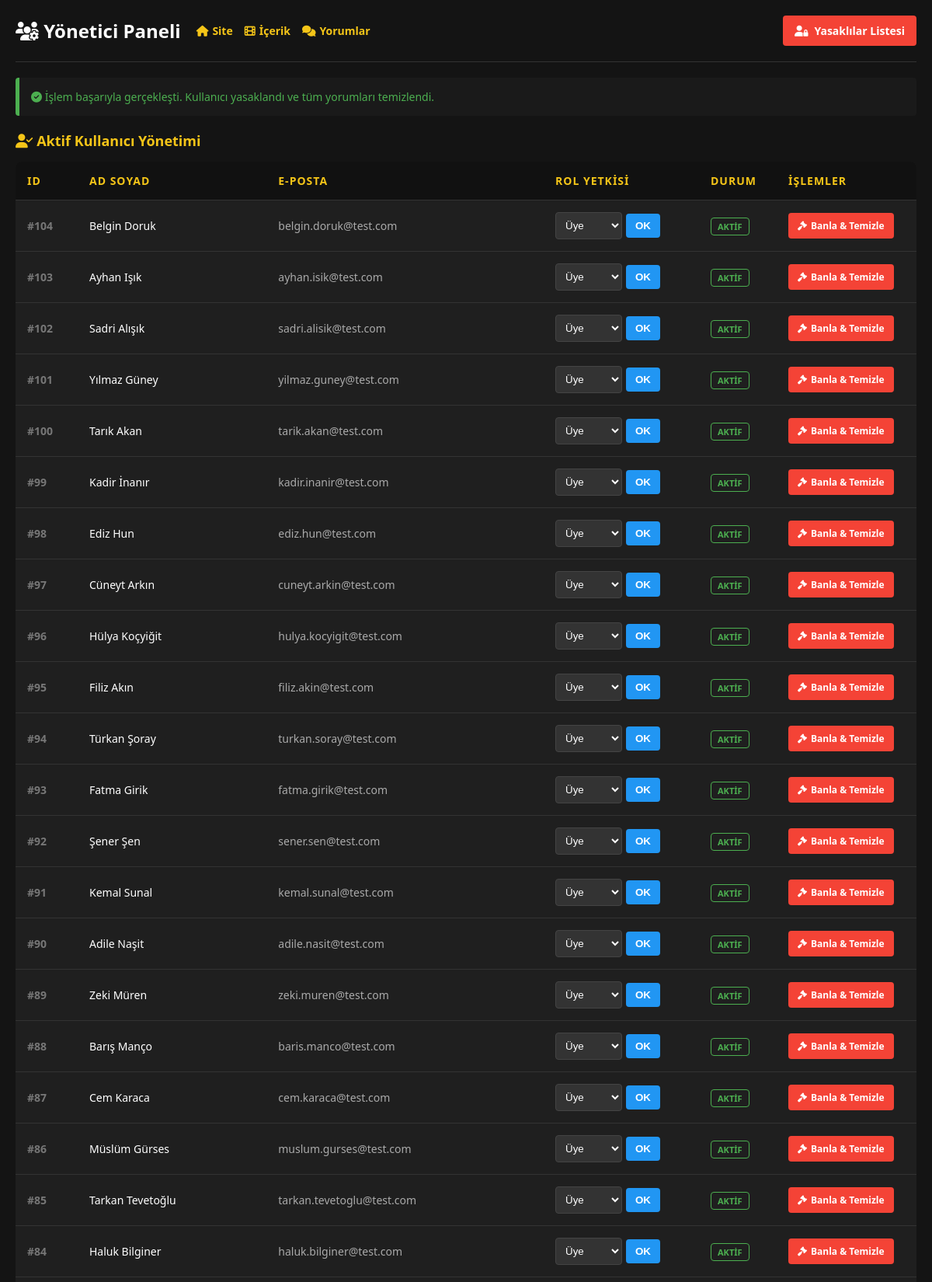
The app's page /yonetici.php?mesaj=banlandi (signed in, upper part) with its own data.
### tables this page shows
CREATE TABLE `kullanicilar` (
  `id` int NOT NULL,
  `ad` varchar(50) NOT NULL,
  `soyad` varchar(50) NOT NULL,
  `email` varchar(100) NOT NULL,
  `telefon` varchar(20) DEFAULT NULL,
  `sifre` varchar(255) NOT NULL,
  `dogum_tarihi` date DEFAULT NULL,
  `kayit_tarihi` timestamp NULL DEFAULT CURRENT_TIMESTAMP,
  `reset_kodu` varchar(6) DEFAULT NULL,
  `rol` varchar(20) DEFAULT 'uye',
  `durum` tinyint(1) DEFAULT '1'
);

### yonetici.php (the view, shortened to what this page needs)
<?php
include 'baglanti.php';
$kullanicilar = $db->query("SELECT * FROM kullanicilar WHERE durum = 1 ORDER BY id DESC")->fetchAll(PDO::FETCH_ASSOC);
?>
<!DOCTYPE html>
<html lang="tr">
<head>
    <link rel="stylesheet" href="https://cdnjs.cloudflare.com/ajax/libs/font-awesome/6.4.0/css/all.min.css">
</head>
<body>
    <div class="top-menu">
        <div class="header-left">
            <h1><i class="fa-solid fa-users-gear"></i> Yönetici Paneli</h1>
            <div class="menu-links">
                <a href="index.php"><i class="fa-solid fa-home"></i> Site</a>
                <a href="admin.php"><i class="fa-solid fa-film"></i> İçerik</a>
                <a href="yorumlar.php"><i class="fa-solid fa-comments"></i> Yorumlar</a>
            </div>
        </div>
        <a href="ban-listesi.php" class="btn-ban-list">
            <i class="fa-solid fa-user-lock"></i> Yasaklılar Listesi
        </a>
    </div>
    <?php if(isset($_GET['mesaj'])): ?>
        <div class="alert">
            <i class="fa-solid fa-circle-check"></i> İşlem başarıyla gerçekleşti. Kullanıcı yasaklandı ve tüm yorumları temizlendi.
        </div>
    <?php endif; ?>
    <h2 style="color:#f5c518; font-size: 18px; margin-bottom: 15px;"><i class="fa-solid fa-user-check"></i> Aktif Kullanıcı Yönetimi</h2>
    <div class="table-container">
        <table>
            <thead>
                <tr>
                    <th width="80">ID</th>
                    <th>Ad Soyad</th>
                    <th>E-posta</th>
                    <th width="200">Rol Yetkisi</th>
                    <th width="100">Durum</th>
                    <th width="180">İşlemler</th>
                </tr>
            </thead>
            <tbody>
                <?php foreach($kullanicilar as $k): ?>
                <tr>
                    <td><strong style="color:#777;">#<?php echo $k['id']; ?></strong></td>
                    <td style="font-weight: 500;"><?php echo htmlspecialchars($k['ad'] . " " . $k['soyad']); ?></td>
                    <td style="color:#aaa;"><?php echo htmlspecialchars($k['email']); ?></td>
                    <td>
                        <form method="POST" class="role-form">
                            <select name="yeni_rol">
                                <option value="uye" <?php if($k['rol']=='uye') echo 'selected'; ?>>Üye</option>
                            </select>
                            <button type="submit" name="rol_guncelle" class="btn btn-update" title="Güncelle">OK</button>
                        </form>
                    </td>
                    <td><span class="status-active">Aktif</span></td>
                    <td>
                        <?php if($k['rol'] != 'yonetici'): ?>
                            <a href="yonetici.php?banla_id=<?php echo $k['id']; ?>" class="btn-ban" onclick="return confirm('DİKKAT: Bu kullanıcıyı banlarsanız, yaptığı TÜM YORUMLAR DA SİLİNECEKTİR. Onaylıyor musunuz?');">
                                <i class="fa-solid fa-gavel"></i> Banla & Temizle
                            </a>
                        <?php else: ?>
                            <span style="color:#555; font-size:12px; font-style: italic;">Üst Yetkili</span>
                        <?php endif; ?>
                    </td>
                </tr>
                <?php endforeach; ?>
            </tbody>
        </table>
    </div>
</body>
</html>

### yonetici.php (style rules this page uses)
* { box-sizing: border-box; }
body { background-color: #141414; color: white; font-family: 'Segoe UI', sans-serif; padding: 20px; margin: 0; }
.top-menu { display: flex; justify-content: space-between; align-items: center; border-bottom: 1px solid #333; padding-bottom: 20px; margin-bottom: 20px; flex-wrap: wrap; gap: 20px; }
.header-left { display: flex; align-items: center; gap: 20px; flex-wrap: wrap; }
.header-left h1 { margin: 0; font-size: 24px; color: #fff; }
.menu-links { display: flex; gap: 15px; flex-wrap: wrap; }
.menu-links a { color: #f5c518; text-decoration: none; font-weight: bold; font-size: 14px; display: flex; align-items: center; gap: 5px; }
.btn-ban-list { background-color: #f44336; color: white; padding: 10px 15px; text-decoration: none; border-radius: 4px; font-weight: bold; display: inline-flex; align-items: center; gap: 8px; font-size: 14px; transition: 0.3s; }
.table-container { width: 100%; overflow-x: auto; background: #1f1f1f; border-radius: 8px; }
table { width: 100%; border-collapse: collapse; min-width: 800px; }
th, td { padding: 15px; text-align: left; border-bottom: 1px solid #333; font-size: 14px; }
th { color: #f5c518; background: #111; text-transform: uppercase; letter-spacing: 1px; }
.role-form { display: flex; gap: 5px; align-items: center; }
.role-form select { padding: 8px; background: #333; color: white; border: 1px solid #444; border-radius: 4px; outline: none; }
.btn-update { background: #2196F3; color: white; border: none; padding: 8px 12px; cursor: pointer; font-weight: bold; border-radius: 4px; transition: 0.2s; }
.status-active { color: #4CAF50; font-weight: bold; border: 1px solid #4CAF50; padding: 3px 8px; border-radius: 4px; font-size: 11px; text-transform: uppercase; }
.btn-ban { background: #f44336; color: white; text-decoration: none; padding: 8px 12px; border-radius: 4px; font-size: 12px; display: inline-flex; align-items: center; gap: 5px; transition: 0.2s; font-weight: bold; }
.alert { background: #1a1a1a; color: #4CAF50; padding: 15px; border-left: 5px solid #4CAF50; margin-bottom: 20px; border-radius: 4px; font-size: 14px; }

### records on screen
kullanicilar: id "104", ad+soyad "Belgin Doruk", email "belgin.doruk@test.com", yeni_rol "Üye"
kullanicilar: id "103", ad+soyad "Ayhan Işık", email "ayhan.isik@test.com", yeni_rol "Üye"
kullanicilar: id "102", ad+soyad "Sadri Alışık", email "sadri.alisik@test.com", yeni_rol "Üye"
kullanicilar: id "101", ad+soyad "Yılmaz Güney", email "yilmaz.guney@test.com", yeni_rol "Üye"
kullanicilar: id "100", ad+soyad "Tarık Akan", email "tarik.akan@test.com", yeni_rol "Üye"
kullanicilar: id "99", ad+soyad "Kadir İnanır", email "kadir.inanir@test.com", yeni_rol "Üye"
kullanicilar: id "98", ad+soyad "Ediz Hun", email "ediz.hun@test.com", yeni_rol "Üye"
kullanicilar: id "97", ad+soyad "Cüneyt Arkın", email "cuneyt.arkin@test.com", yeni_rol "Üye"
kullanicilar: id "96", ad+soyad "Hülya Koçyiğit", email "hulya.kocyigit@test.com", yeni_rol "Üye"
kullanicilar: id "95", ad+soyad "Filiz Akın", email "filiz.akin@test.com", yeni_rol "Üye"
kullanicilar: id "94", ad+soyad "Türkan Şoray", email "turkan.soray@test.com", yeni_rol "Üye"
kullanicilar: id "93", ad+soyad "Fatma Girik", email "fatma.girik@test.com", yeni_rol "Üye"
kullanicilar: id "92", ad+soyad "Şener Şen", email "sener.sen@test.com", yeni_rol "Üye"
kullanicilar: id "91", ad+soyad "Kemal Sunal", email "kemal.sunal@test.com", yeni_rol "Üye"
kullanicilar: id "90", ad+soyad "Adile Naşit", email "adile.nasit@test.com", yeni_rol "Üye"
kullanicilar: id "89", ad+soyad "Zeki Müren", email "zeki.muren@test.com", yeni_rol "Üye"
kullanicilar: id "88", ad+soyad "Barış Manço", email "baris.manco@test.com", yeni_rol "Üye"
kullanicilar: id "87", ad+soyad "Cem Karaca", email "cem.karaca@test.com", yeni_rol "Üye"
kullanicilar: id "86", ad+soyad "Müslüm Gürses", email "muslum.gurses@test.com", yeni_rol "Üye"
kullanicilar: id "85", ad+soyad "Tarkan Tevetoğlu", email "tarkan.tevetoglu@test.com", yeni_rol "Üye"
kullanicilar: id "84", ad+soyad "Haluk Bilginer", email "haluk.bilginer@test.com", yeni_rol "Üye"
